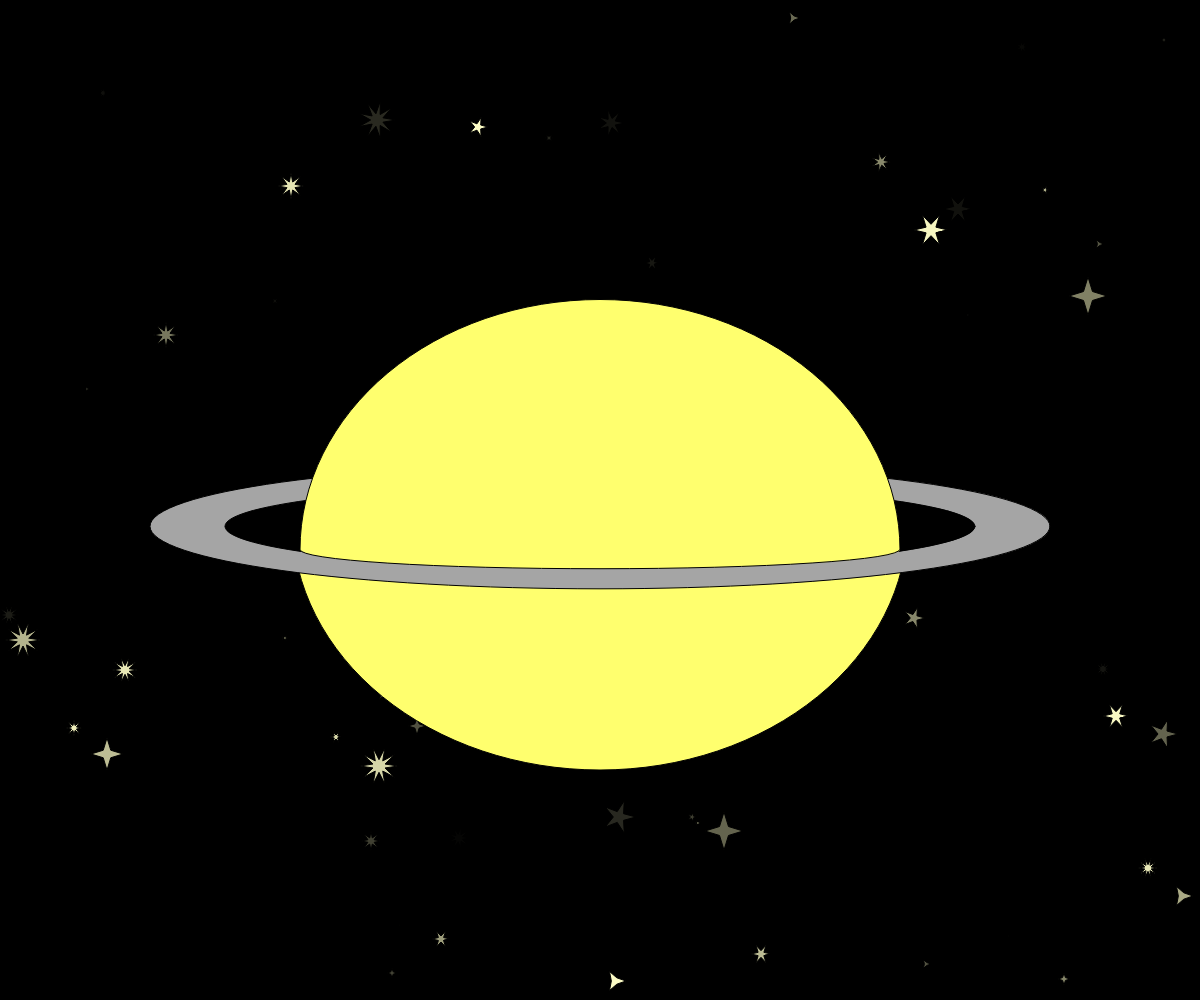
Frame 1 (no input)
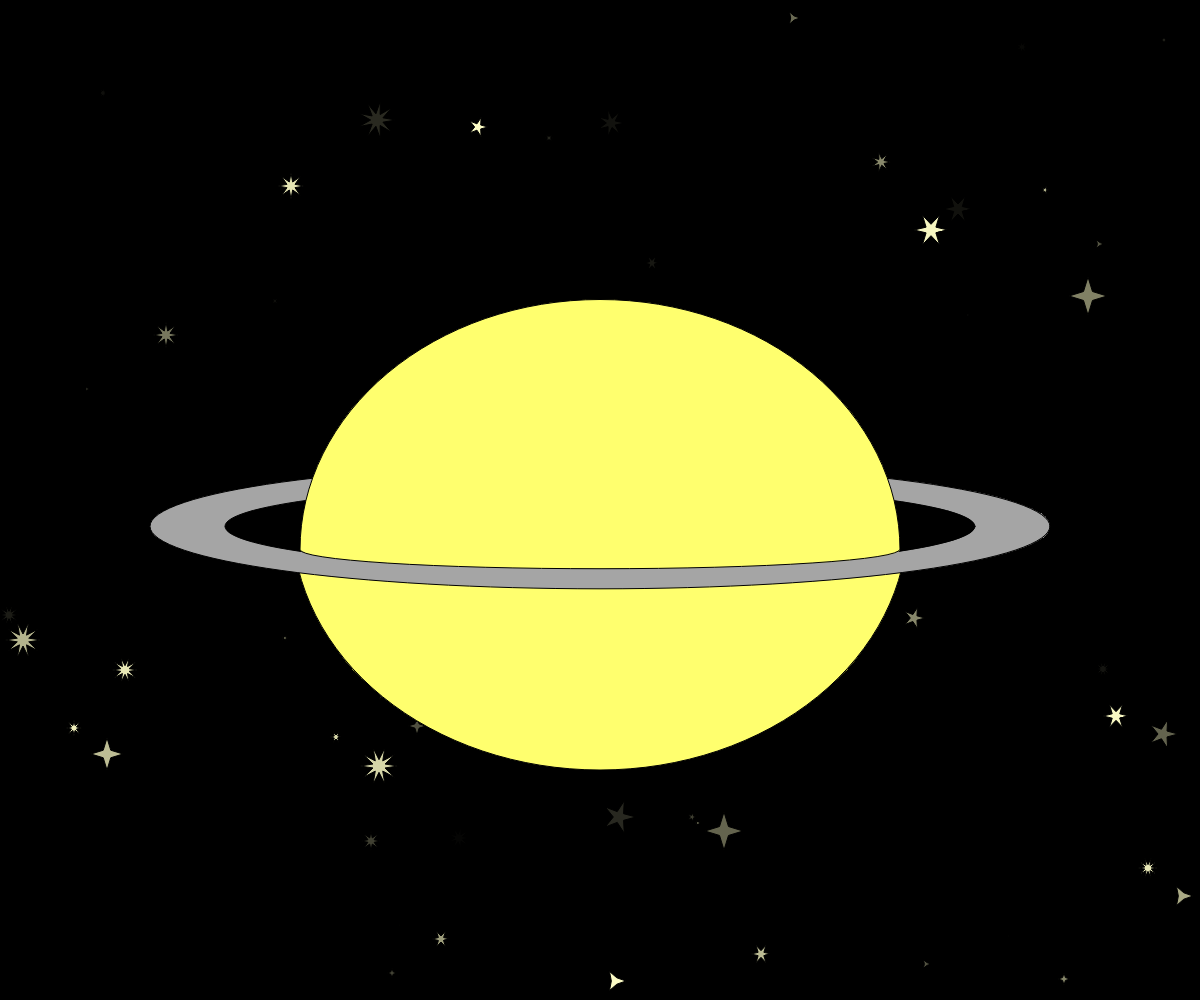
Frame 60 (no input)
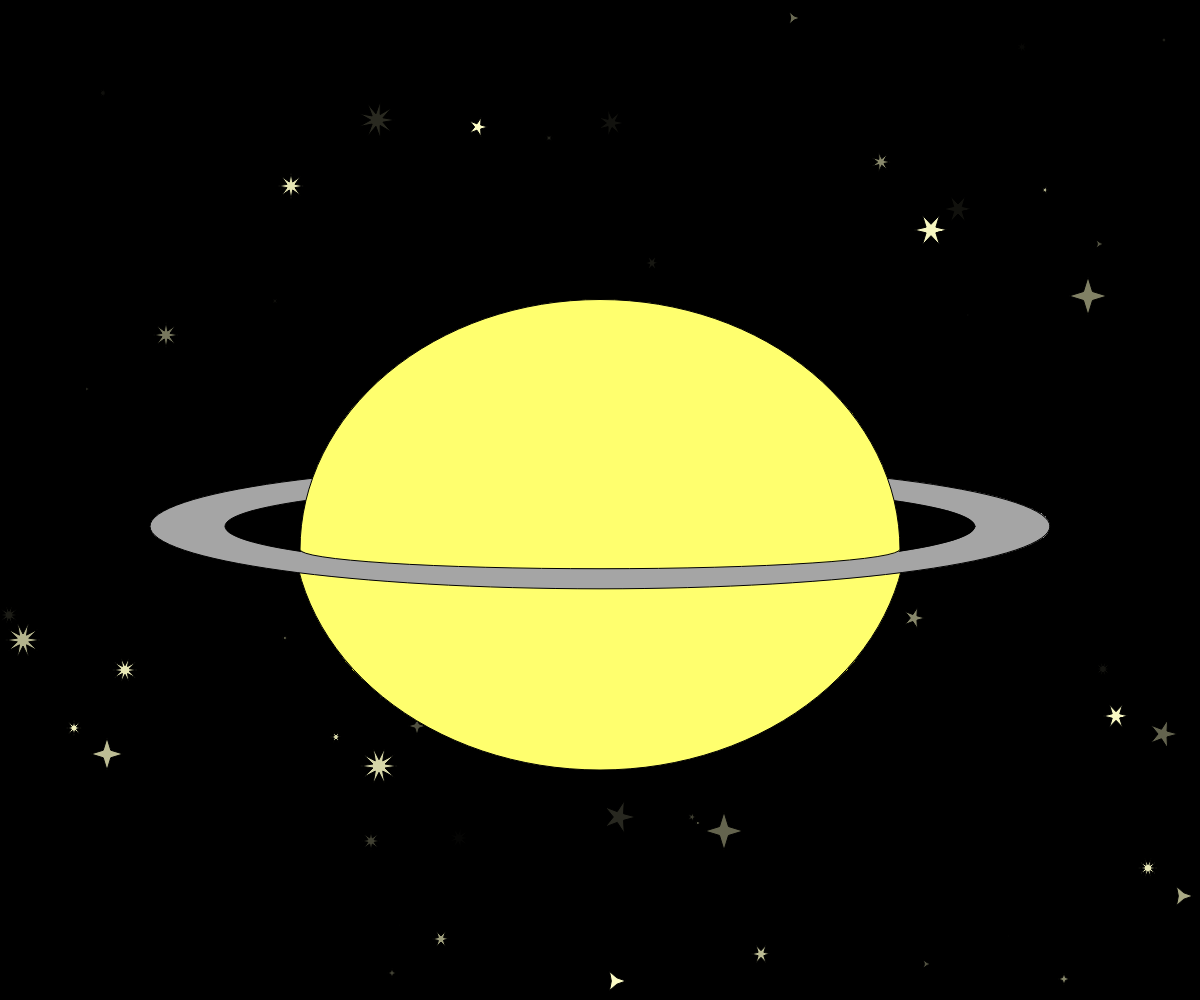
Frame 120 (the mouse pressed at the canvas centre since frame 60)

The p5.js sketch that drew these frames (run headless with seeded random() and noise() and a simulated clock; from frame 60 on, the mouse is pressed at the canvas centre):

// p5.js sketch
// ── sketch.js
/*
This program simulates you in a dark cave. You click to replenish
light. If it gets too dark, you lose.

*/
function getWidth() {
  return Math.max(
    document.body.scrollWidth,
    document.documentElement.scrollWidth,
    document.body.offsetWidth,
    document.documentElement.offsetWidth,
    document.documentElement.clientWidth
  );
}

function getHeight() {
  return Math.max(
    document.body.scrollHeight,
    document.documentElement.scrollHeight,
    document.body.offsetHeight,
    document.documentElement.offsetHeight,
    document.documentElement.clientHeight
  );
}

function core() {
  return Math.floor(Math.random() * Math.floor(20));
}
function apex() {
  return Math.floor(Math.random() * Math.floor(8)) + 3;
}
function bright() {
  return Math.floor(Math.random() * Math.floor(255)); 
}
function xpos() {
  return Math.floor(Math.random() * Math.floor(getWidth()));
}
function ypos() {
  return Math.floor(Math.random() * Math.floor(getHeight()));
}

var amountOfStars = 60;
var light = 255;
var bobbing = 1;
var other = 10;
var luckyNumber = Math.random(10);

function setup() {
  createCanvas(getWidth(), getHeight());
  background(0);
  
  for(i = 0; i < amountOfStars; i++) {
    var xposition = xpos();
    var yposition = ypos();
    var starCore = core();
    var starApex = apex();
    var starLight = bright();
  
  
  /*
    fill(255,200,0,starLight/4)  
    stroke(255,150,0,starLight/4)
    ellipse(xposition,yposition,starCore*2,starCore*2);
    fill(255,150,0,starLight/8)  
    stroke(255,150,0,starLight/8)
    ellipse(xposition,yposition,starCore*4,starCore * 4);
  */
    fill(255,255,200,starLight);
    star(xposition, yposition, starCore/3, starCore, starApex);
  } 
  
}


function star(x, y, radius1, radius2, npoints) {
  let angle = TWO_PI / npoints;
  let halfAngle = angle / 2.0;
  beginShape();
  for (let a = 0; a < TWO_PI; a += angle) {
    let sx = x + cos(a) * radius2;
    let sy = y + sin(a) * radius2;
    vertex(sx, sy);
    sx = x + cos(a + halfAngle) * radius1;
    sy = y + sin(a + halfAngle) * radius1;
    vertex(sx, sy);
  }
  endShape(CLOSE);
}

function draw() {
if(light > 0) {
if(mouseIsPressed) {
  light = light;
} else {
 light = light;
}
} else {
  print("Game over!");
}


fill(0)
fill(255,255,110,255);
stroke(0)
arc(getWidth()/2, getHeight()*.52, getWidth()/1.95, getHeight()/2,PI*2,PI);
fill(light - 90,light - 90,light - 90,255);
stroke(0);
ellipse(getWidth()/2, getHeight()/1.9, getWidth()*.75, getHeight()/8);
fill(0)
ellipse(getWidth()/2, getHeight()/1.9, getWidth()*.625, getHeight()/12);
fill(255,255,110,255);
stroke(0)
ellipse(getWidth()/2, getHeight()*.5495, getWidth()/2, getHeight()/26);
arc(getWidth()/2, getHeight()*.5495, getWidth()/2, getHeight()/2,PI,PI*2);

//arc(getWidth()/2, getHeight()/2, getWidth()*.75, getHeight()/8,PI*1.95,PI*1.05);
//arc(50, 480, 1000, 200, PI*3.1, HALF_PI);
//arc(-100, 480, 1000, 200, PI*3.1, HALF_PI);


}
